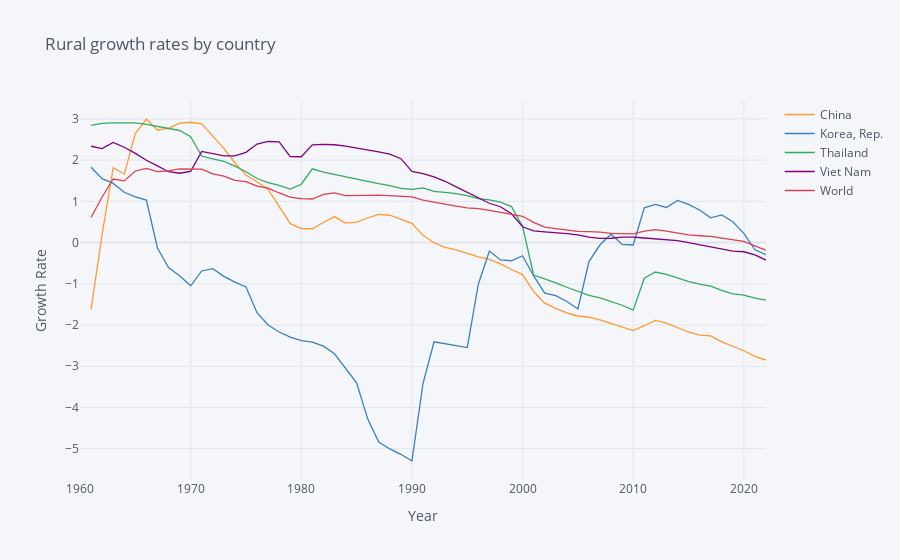

Notebook code cell kept with this figure:
### Markdown cell above
## 7.[C] Other Visualization Tools

### Code cell
import numpy as np

variable_labels = {"SP.RUR.TOTL.ZG":"Rural population growth (annual %)"
                  }

# Three letter codes come from wbdata.get_country()
countries = {"KOR":"Korea, Rep.",
             "CHN":"China",
             "THA":"Thailand",
             "VNM":"Viet Nam", 
             "WLD":"World"
            }

df = wbdata.get_dataframe(variable_labels, country = countries).squeeze()

df = df.unstack('country')
# Date index is of type string; change to integers
df.index = df.index.astype(int)

# Differences (over time) in logs give us growth rates
df.iplot(title="Rural growth rates by country",
                        yTitle="Growth Rate",xTitle='Year')
